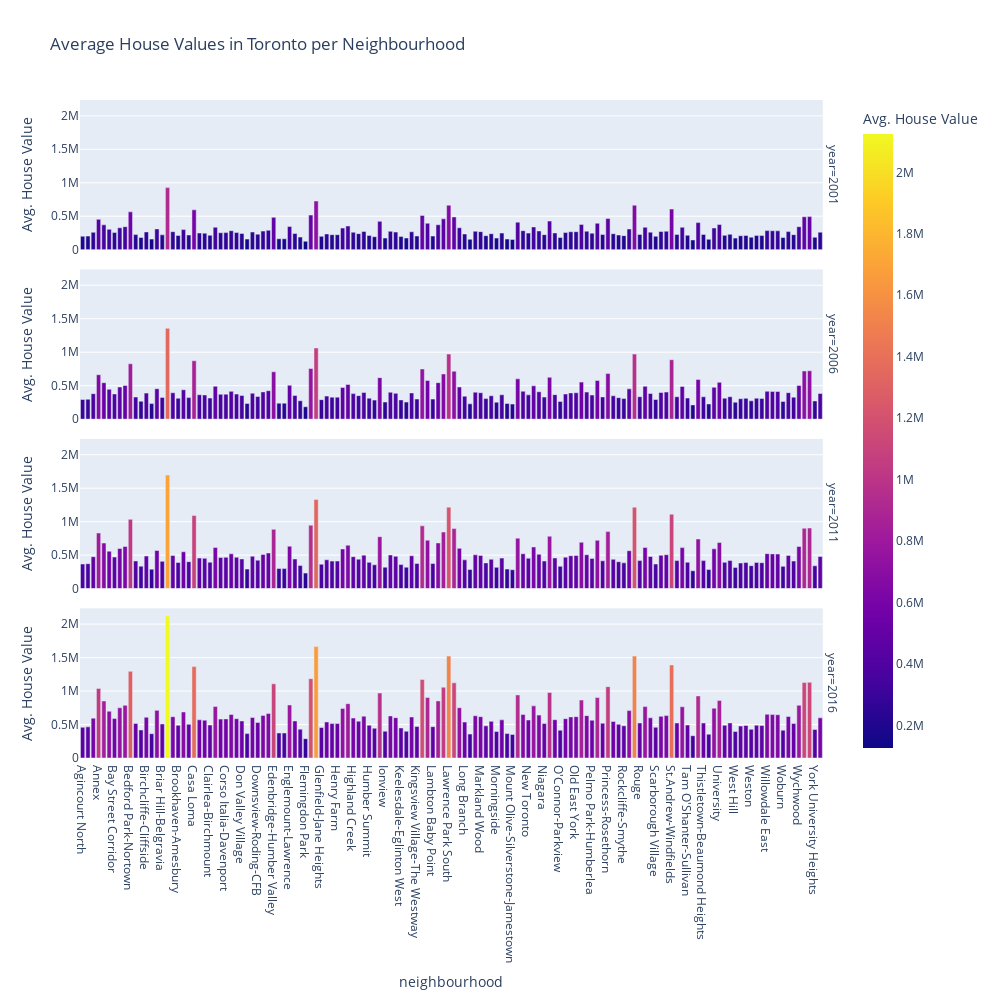

Notebook cell for this chart:
### Markdown cell above
## Cost Analysis - Optional Challenge

In this section, you will use Plotly express to a couple of plots that investors can interactively filter and explore various factors related to the house value of the Toronto's neighbourhoods. 

### Create a bar chart row facet to plot the average house values for all Toronto's neighbourhoods per year

### Code cell
# YOUR CODE HERE!
big_bar = px.bar(
    avg_neighbourhood_values, 
    x='neighbourhood', 
    y='average_house_value', 
    color = 'average_house_value', 
    facet_row='year',
        labels={'average_house_value':'Avg. House Value'},
        title= 'Average House Values in Toronto per Neighbourhood',
        width=1000,
        height=1000
)
big_bar.show()

### Figure 1 — Plotly figure (JSON) as saved in the notebook; plotly's stock layout.template omitted (floating-point values rounded to 4 significant figures; data arrays with more than 128 entries replaced by an {"elided": "..."} marker saying what was removed)
{"data": [{"alignmentgroup": "True", "hovertemplate": "year=2001<br>neighbourhood=%{x}<br>Avg. House Value=%{marker.color}<extra></extra>", "legendgroup": "", "marker": {"color": {"elided": "140 int values"}, "coloraxis": "coloraxis", "pattern": {"shape": ""}}, "name": "", "offsetgroup": "", "orientation": "v", "showlegend": false, "textposition": "auto", "type": "bar", "x": {"elided": "140 str values"}, "xaxis": "x4", "y": {"elided": "140 int values"}, "yaxis": "y4"}, {"alignmentgroup": "True", "hovertemplate": "year=2006<br>neighbourhood=%{x}<br>Avg. House Value=%{marker.color}<extra></extra>", "legendgroup": "", "marker": {"color": {"elided": "140 int values"}, "coloraxis": "coloraxis", "pattern": {"shape": ""}}, "name": "", "offsetgroup": "", "orientation": "v", "showlegend": false, "textposition": "auto", "type": "bar", "x": {"elided": "140 str values"}, "xaxis": "x3", "y": {"elided": "140 int values"}, "yaxis": "y3"}, {"alignmentgroup": "True", "hovertemplate": "year=2011<br>neighbourhood=%{x}<br>Avg. House Value=%{marker.color}<extra></extra>", "legendgroup": "", "marker": {"color": {"elided": "140 int values"}, "coloraxis": "coloraxis", "pattern": {"shape": ""}}, "name": "", "offsetgroup": "", "orientation": "v", "showlegend": false, "textposition": "auto", "type": "bar", "x": {"elided": "140 str values"}, "xaxis": "x2", "y": {"elided": "140 int values"}, "yaxis": "y2"}, {"alignmentgroup": "True", "hovertemplate": "year=2016<br>neighbourhood=%{x}<br>Avg. House Value=%{marker.color}<extra></extra>", "legendgroup": "", "marker": {"color": {"elided": "140 int values"}, "coloraxis": "coloraxis", "pattern": {"shape": ""}}, "name": "", "offsetgroup": "", "orientation": "v", "showlegend": false, "textposition": "auto", "type": "bar", "x": {"elided": "140 str values"}, "xaxis": "x", "y": {"elided": "140 int values"}, "yaxis": "y"}], "layout": {"annotations": [{"font": {}, "showarrow": false, "text": "year=2016", "textangle": 90, "x": 0.98, "xanchor": "left", "xref": "paper", "y": 0.1138, "yanchor": "middle", "yref": "paper"}, {"font": {}, "showarrow": false, "text": "year=2011", "textangle": 90, "x": 0.98, "xanchor": "left", "xref": "paper", "y": 0.3712, "yanchor": "middle", "yref": "paper"}, {"font": {}, "showarrow": false, "text": "year=2006", "textangle": 90, "x": 0.98, "xanchor": "left", "xref": "paper", "y": 0.6288, "yanchor": "middle", "yref": "paper"}, {"font": {}, "showarrow": false, "text": "year=2001", "textangle": 90, "x": 0.98, "xanchor": "left", "xref": "paper", "y": 0.8862, "yanchor": "middle", "yref": "paper"}], "barmode": "relative", "coloraxis": {"colorbar": {"title": {"text": "Avg. House Value"}}, "colorscale": [[0, "#0d0887"], [0.1111, "#46039f"], [0.2222, "#7201a8"], [0.3333, "#9c179e"], [0.4444, "#bd3786"], [0.5556, "#d8576b"], [0.6667, "#ed7953"], [0.7778, "#fb9f3a"], [0.8889, "#fdca26"], [1, "#f0f921"]]}, "height": 1000, "legend": {"tracegroupgap": 0}, "title": {"text": "Average House Values in Toronto per Neighbourhood"}, "width": 1000, "xaxis": {"anchor": "y", "autorange": true, "domain": [0, 0.98], "range": [-0.5, 139.5], "title": {"text": "neighbourhood"}, "type": "category"}, "xaxis2": {"anchor": "y2", "autorange": true, "domain": [0, 0.98], "matches": "x", "range": [-0.5, 139.5], "showticklabels": false, "type": "category"}, "xaxis3": {"anchor": "y3", "autorange": true, "domain": [0, 0.98], "matches": "x", "range": [-0.5, 139.5], "showticklabels": false, "type": "category"}, "xaxis4": {"anchor": "y4", "autorange": true, "domain": [0, 0.98], "matches": "x", "range": [-0.5, 139.5], "showticklabels": false, "type": "category"}, "yaxis": {"anchor": "x", "autorange": true, "domain": [0, 0.2275], "range": [0, 2236000.0], "title": {"text": "Avg. House Value"}, "type": "linear"}, "yaxis2": {"anchor": "x2", "autorange": true, "domain": [0.2575, 0.485], "matches": "y", "range": [0, 2236000.0], "title": {"text": "Avg. House Value"}, "type": "linear"}, "yaxis3": {"anchor": "x3", "autorange": true, "domain": [0.515, 0.7425], "matches": "y", "range": [0, 2236000.0], "title": {"text": "Avg. House Value"}, "type": "linear"}, "yaxis4": {"anchor": "x4", "autorange": true, "domain": [0.7725, 1], "matches": "y", "range": [0, 2236000.0], "title": {"text": "Avg. House Value"}, "type": "linear"}}}
